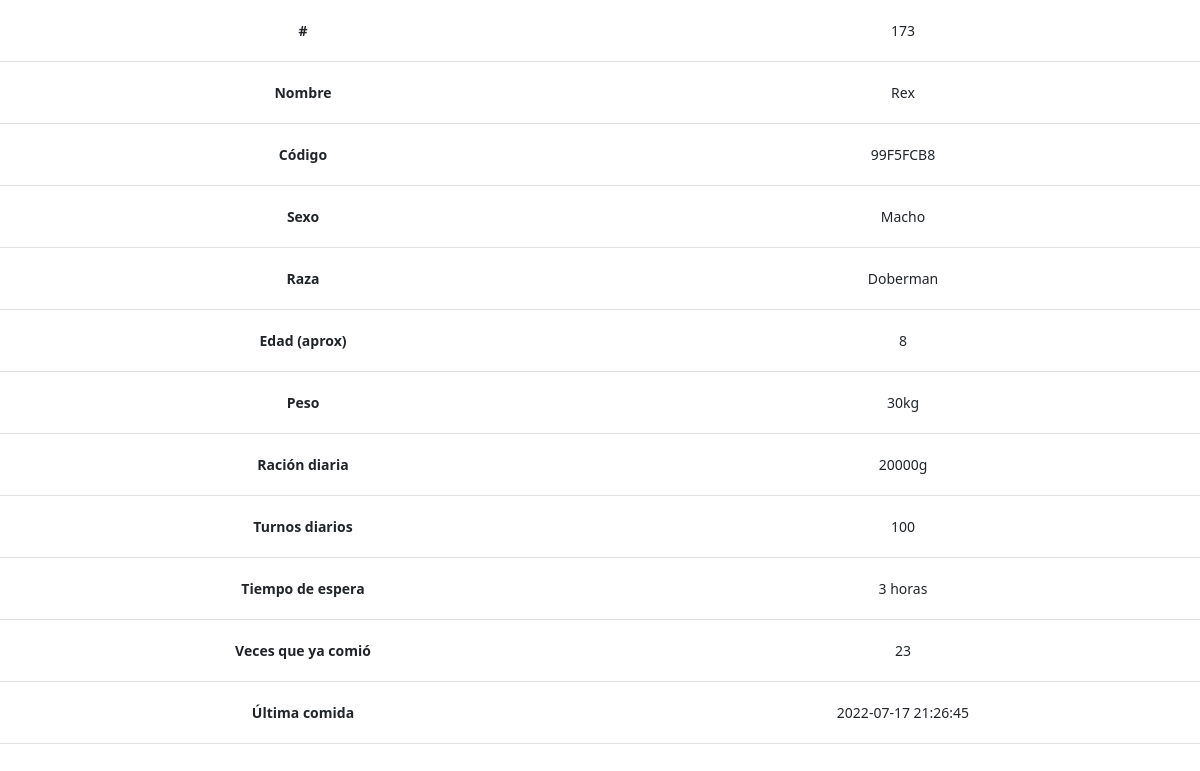
Before: /verificado.php?id=99F5FCB8 (signed in) with the older database file.
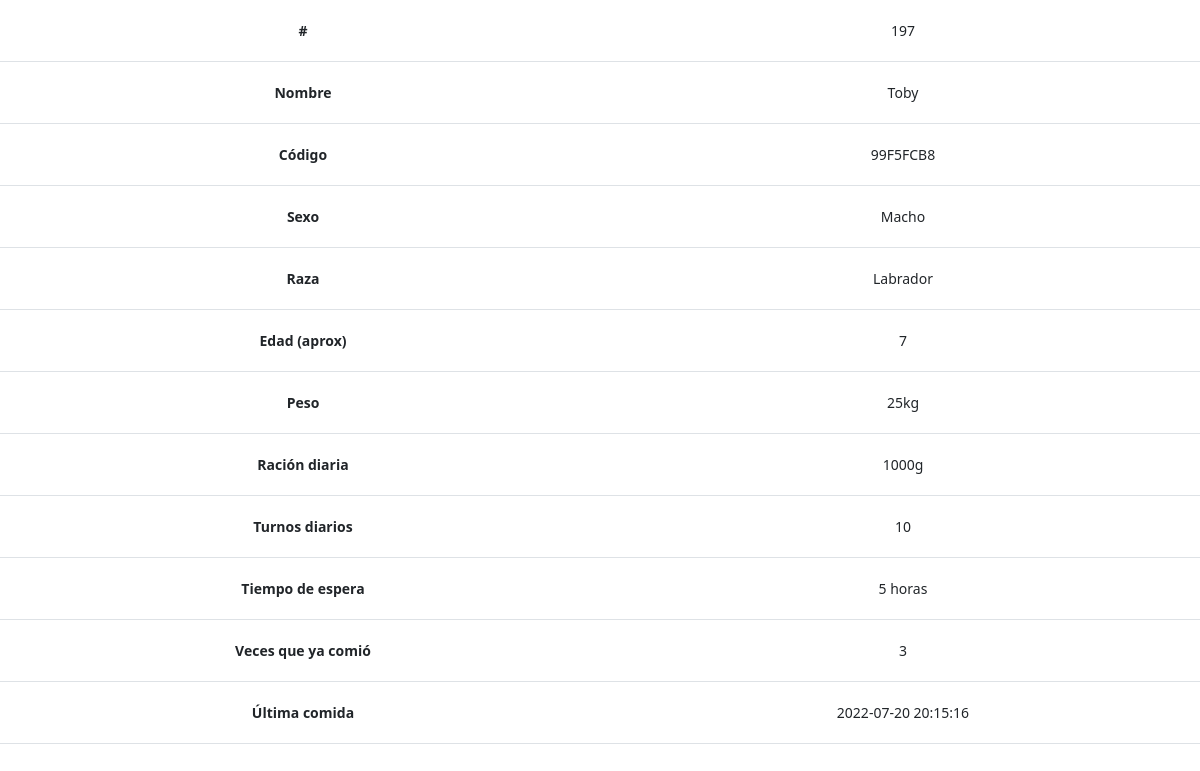
After: the same page with the newer database file.
### tables this page shows
CREATE TABLE `perros` (
  `identificador` int(11) NOT NULL,
  `id` varchar(255) NOT NULL,
  `nombre` varchar(255) NOT NULL,
  `foto` varchar(255) NOT NULL,
  `sexo` enum('Macho','Hembra') NOT NULL,
  `raza` varchar(255) NOT NULL,
  `edad` int(11) NOT NULL,
  `peso` int(11) NOT NULL,
  `racion` int(11) NOT NULL,
  `turnos` int(11) NOT NULL,
  `cooldown` int(11) NOT NULL,
  `veces` varchar(255) NOT NULL,
  `ultimaEntrada` timestamp NOT NULL DEFAULT current_timestamp(),
  `ultimaSalida` timestamp NOT NULL DEFAULT current_timestamp(),
  `entro` tinyint(1) NOT NULL
);

### verificado.php (the view, shortened to what this page needs)
<?php
$id = null;
if (!empty($_GET['id'])) {
	$id = $_REQUEST['id'];
}
$pdo = Base::connect();
$pdo->setAttribute(PDO::ATTR_ERRMODE, PDO::ERRMODE_EXCEPTION);
$sql = "SELECT * FROM perros where id = ?";
$q = $pdo->prepare($sql);
$q->execute(array($id));
$datos = $q->fetch(PDO::FETCH_ASSOC);
?>
<!DOCTYPE html>
<html lang="es">
<html>
<head>
	<?php
	include 'comp/head.php';
	include 'comp/estilos.php';
	?>
</head>
<body>
	<table class="table tabla" id="datos-tabla" data-sorting="true">
		<tr>
			<td><b>#</b></td>
			<td><?php echo $datos['identificador']; ?></td>
		</tr>
		<tr>
			<td><b>Nombre</b></td>
			<td><?php echo $datos['nombre']; ?></td>
		</tr>
		<tr>
			<td><b>Código</b></td>
			<td><?php echo $datos['id']; ?></td>
		</tr>
		<tr>
			<td><b>Sexo</b></td>
			<td><?php echo $datos['sexo']; ?></td>
		</tr>
		<tr>
			<td><b>Raza</b></td>
			<td><?php echo $datos['raza']; ?></td>
		</tr>
		<tr>
			<td><b>Edad (aprox)</b></td>
			<td><?php echo $datos['edad']; ?> </td>
		</tr>
		<tr>
			<td><b>Peso</b></td>
			<td><?php echo $datos['peso']; ?>kg</td>
		</tr>
		<tr>
			<td><b>Ración diaria</b></td>
			<td><?php echo $datos['racion']; ?>g</td>
		</tr>
		<tr>
			<td><b>Turnos diarios</b></td>
			<td><?php echo $datos['turnos']; ?></td>
		</tr>
		<tr>
			<td><b>Tiempo de espera</b></td>
			<td><?php echo $datos['cooldown']; ?> horas</td>
		</tr>
		<tr>
			<td><b>Veces que ya comió</b></td>
			<td><?php echo $datos['veces']; ?></td>
		</tr>
		<tr>
			<td><b>Última comida</b></td>
			<td><?php echo $datos['ultimaEntrada']; ?></td>
		</tr>
	</table>
</body>
</html>

### comp/head.php (shortened to what this page needs)
<link href="https://cdn.jsdelivr.net/npm/bootstrap@5.2.0-beta1/dist/css/bootstrap.min.css" rel="stylesheet">
<link href="https://cdnjs.cloudflare.com/ajax/libs/font-awesome/4.7.0/css/font-awesome.min.css" rel="stylesheet"/>

### comp/estilos.php
<link href="css/estilos.css" rel="stylesheet">

### css/estilos.css (style rules this page uses)
:root { --negro: #1e2125; --gris: #686868; --principal: #eb7d47; --hover: #c0673b; --bordes_tablas: #5f5f5f20; --fondo_tablas: #fff; --fondo: rgb(239, 241, 252); }
* { margin: 0; padding: 0; list-style: none; }
body { font-size: .875rem; }
.table { text-align: center; }
.table tr td { padding: 20px; }

Changed rows visible on the page:
removed perros: identificador "173", nombre "Rex", id "99F5FCB8", sexo "Macho", raza "Doberman", edad "8", peso "30", racion "20000", turnos "100", cooldown "3", veces "23", ultimaEntrada "2022-07-17 21:26:45"
added perros: identificador "197", nombre "Toby", id "99F5FCB8", sexo "Macho", raza "Labrador", edad "7", peso "25", racion "1000", turnos "10", cooldown "5", veces "3", ultimaEntrada "2022-07-20 20:15:16"
